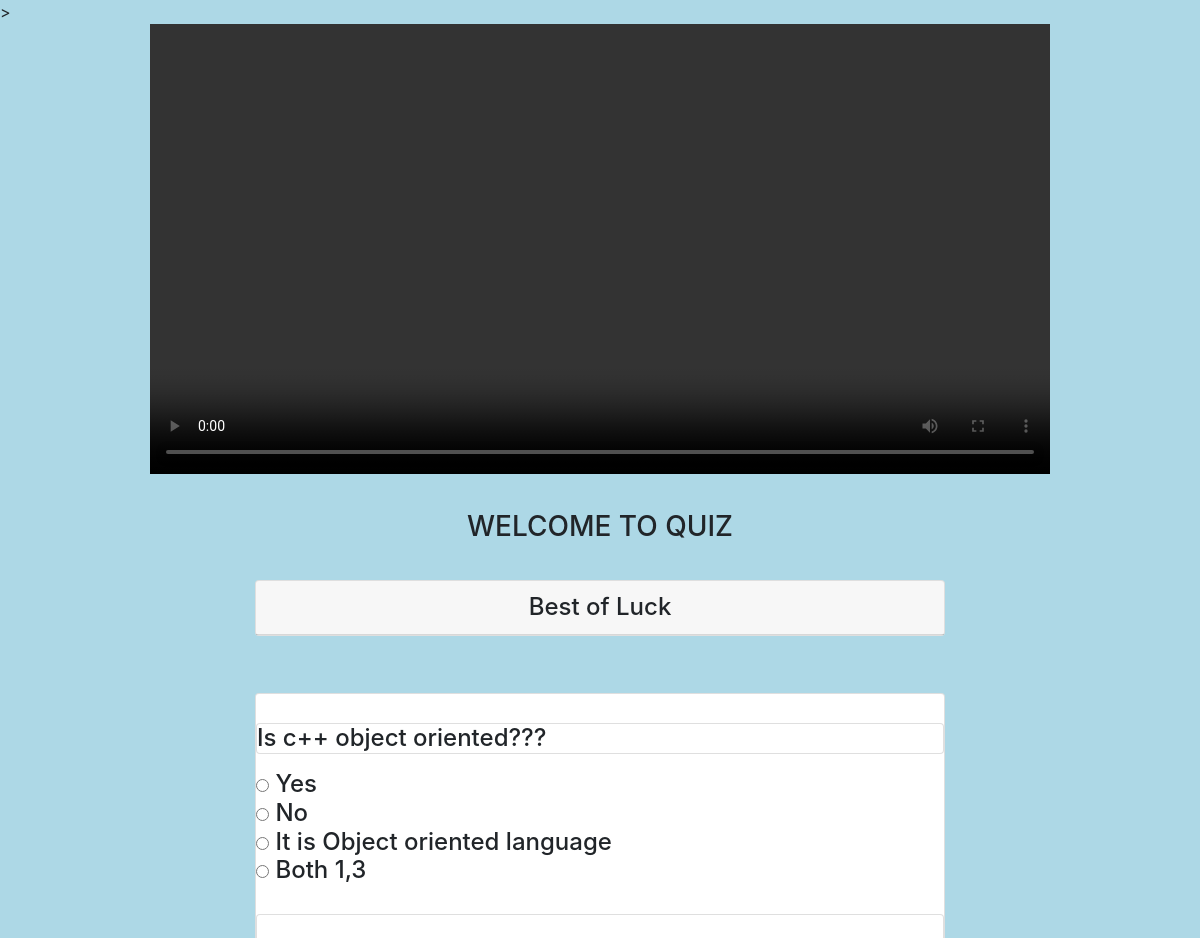
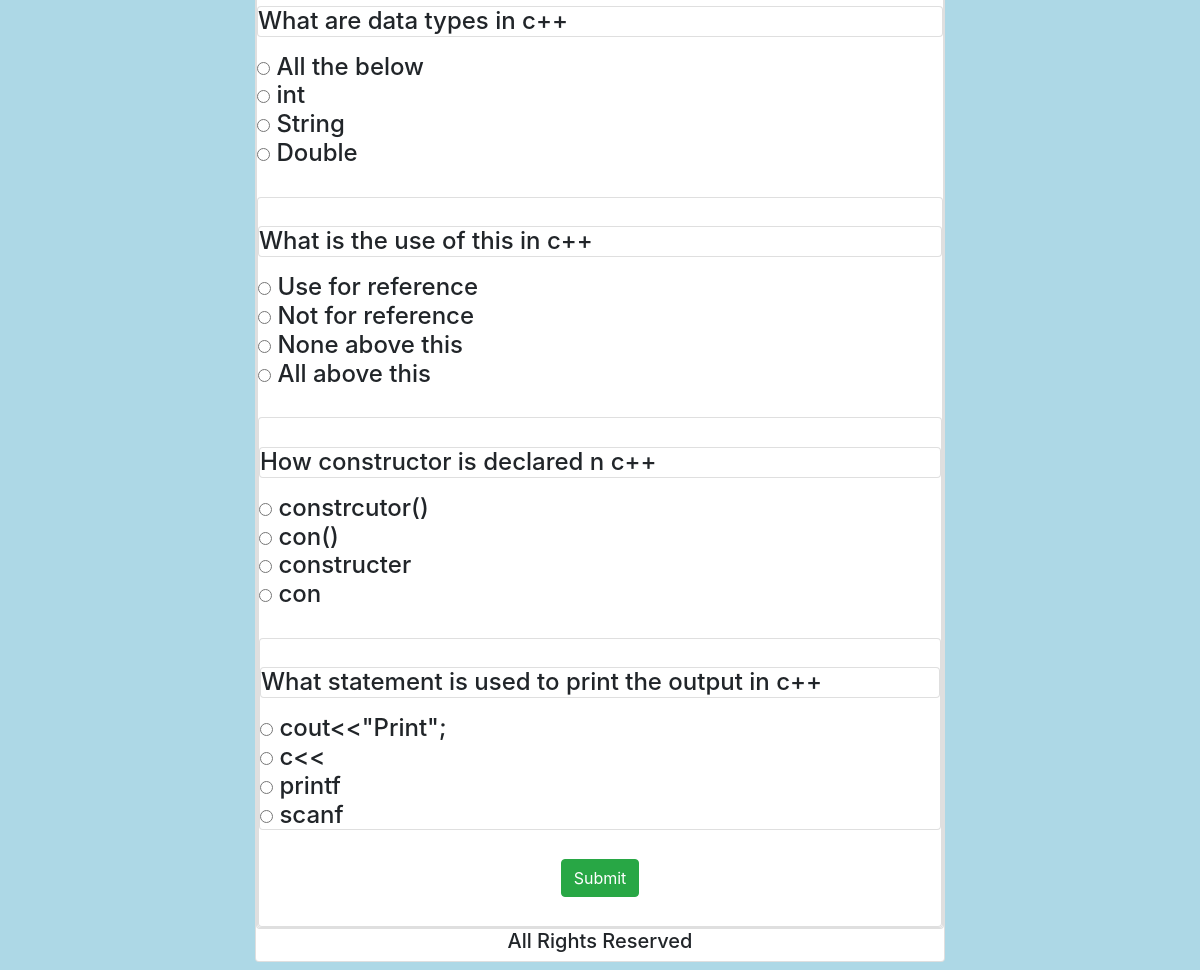
The page /page1cpp.php on the database its author committed (2 pictures, top to bottom).
### tables this page shows
CREATE TABLE IF NOT EXISTS `cppque` (
  `qid` int(10) NOT NULL,
  `question` varchar(300) NOT NULL,
  `ans_id` int(10) NOT NULL
);

CREATE TABLE IF NOT EXISTS `cppans` (
  `aid` int(10) NOT NULL,
  `answers` varchar(3000) NOT NULL,
  `ans_id` int(10) NOT NULL
);

### page1cpp.php (the view, shortened to what this page needs)
<!DOCTYPE html>
<html>
   <head>
      <link rel="stylesheet" href="https://maxcdn.bootstrapcdn.com/bootstrap/4.0.0/css/bootstrap.min.css">
   </head>
   <body>
   >
      <div><h4> <center>
        <video width="900" controls>
  <source src="C++ Tutorial.mp4" type="video/mp4">
</video>
</center>
      <div class="container "><br>
         <div class="container">
            <div class=" text-center">
               <h3 class="text-uppercase "> Welcome to Quiz </h3>
            </div>
            <br>
            <div class="col-lg-8 d-block m-auto ">
               <div class="card">
                  <p class="card-header text-center" >Best of Luck  </p>
               </div>
               <br>
                  <form action="page2cpp.php" method="post">
            <?php
                    for($i=1;$i<6;$i++){
                    $q = "SELECT * FROM cppque where qid = $i";
                    $query = mysql_query($q);
                    while($rows = mysql_fetch_array($query))
                    {
                       ?>
                  <br>
                  <div class="card">
                     <br>
                     <p class="card"> <?php  echo $rows['question']; ?> </p>
                      <?php
                    $q = "SELECT * FROM cppans where ans_id =$i";
                    $query = mysql_query($q);
                    while($rows = mysql_fetch_array($query))
                   {
                      ?>
                     <div class="card-block">
                       <input type="radio" name="quizcheck[<?php echo $rows['ans_id']?>]" value="<?php echo $rows['aid']; ?>" >   <?php echo $rows['answers']; ?>
                        <br>
                     </div>
                     <?php
}
}
}
?>
                  </div>
                  <br>
                  <input type="submit" name="submit" Value="Submit" class="btn btn-success m-auto d-block" /> <br>
               </form>
            </div>
         </div>
      </div>
<footer>
            <h5 class="text-center">All Rights Reserved</h5>
         </footer>
   </body>
</html>

### page1cpp.php (style rules this page uses)
body { background-color: lightblue; }

### rows shown on the page
cppque: question "Is c++ object oriented???"
cppans: answers "Yes"
cppans: answers "No"
cppans: answers "It is Object oriented language"
cppans: answers "Both 1,3"
cppque: question "What are data types in c++"
cppans: answers "All the below"
cppans: answers "int"
cppans: answers "String"
cppans: answers "Double"
cppque: question "What is the use of this in c++"
cppans: answers "Use for reference"
cppans: answers "Not for reference"
cppans: answers "None above this"
cppans: answers "All above this"
cppque: question "How constructor is declared n c++"
cppans: answers "constrcutor()"
cppans: answers "con()"
cppans: answers "constructer"
cppans: answers "con"
cppque: question "What statement is used to print the output in c++"
cppans: answers "cout<<\"Print\";"
cppans: answers "c<<"
cppans: answers "printf"
cppans: answers "scanf"
